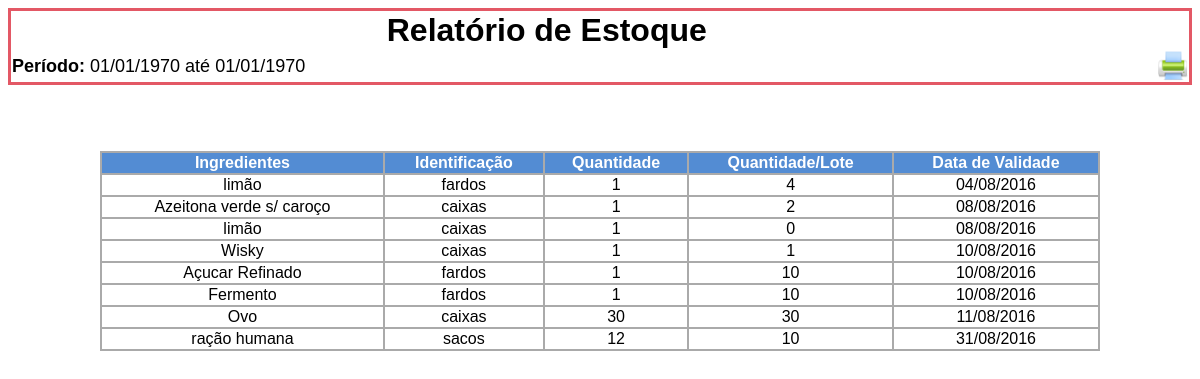
Page /relatorios/relatorio_estoque.php on the committed database.
### tables this page shows
CREATE TABLE IF NOT EXISTS `novacompra` (
  `cod_novacompra` int(11) NOT NULL AUTO_INCREMENT,
  `nome` varchar(30) NOT NULL,
  `quantidade` int(10) NOT NULL,
  `data_entrada` date NOT NULL,
  `data_validade` date NOT NULL,
  `preco` decimal(10,2) NOT NULL,
  `cod_ingrediente` int(11) NOT NULL,
  `quantidade_total` int(11) NOT NULL,
  `qtd` int(11) NOT NULL,
  `cod_unidademedida` int(11) NOT NULL,
  `tipo_entrada` int(11) NOT NULL DEFAULT '0',
  PRIMARY KEY (`cod_novacompra`),
  UNIQUE KEY `unq_cod_novacompra` (`cod_novacompra`),
  UNIQUE KEY `novacompra_ibfk_1` (`cod_novacompra`),
  UNIQUE KEY `cod_novacompra` (`cod_novacompra`),
  UNIQUE KEY `fk_cod_novacompra` (`cod_novacompra`),
  UNIQUE KEY `fk_cod_novacompraa` (`cod_novacompra`),
  UNIQUE KEY `fk_codnovacompraa` (`cod_novacompra`),
  UNIQUE KEY `fk_codigo_novacompra` (`cod_novacompra`),
  KEY `cod_tipoingrediente` (`cod_ingrediente`)
);

CREATE TABLE IF NOT EXISTS `ingrediente` (
  `cod_ingrediente` int(11) NOT NULL AUTO_INCREMENT,
  `nome` varchar(50) NOT NULL,
  `cod_unidademedida` int(11) NOT NULL,
  `valorunitario` decimal(10,2) NOT NULL,
  PRIMARY KEY (`cod_ingrediente`),
  KEY `cod_unidademedida` (`cod_unidademedida`)
);

### relatorios/relatorio_estoque.php (the view, shortened to what this page needs)
<?php
$data_1 = $_POST['data_1'];
$data_2 = $_POST['data_2'];
$data_1_formt = strtotime($data_1);
$data_2_formt = strtotime($data_2);
?>
<HTML>
<HEAD>
<link rel="stylesheet" type="text/css" href="../css/legenda.css" />
</HEAD>
<BODY scroll=yes>
<table cellspacing=0 align=center width=100% bordercolor="#E35865">
    <tr align="center" color=#E35865>
        <td cellpadding=5>
            <font size=6><b>Relatório de Estoque</b></font>
        </td>
    </tr>
    <tr align=left>
        <td cellpadding=5>
            <font size=4><b>Período: </b> <?php echo date('d/m/Y',$data_1_formt); ?> até <?php echo date('d/m/Y',$data_2_formt); ?></font>
        </td>
        <td cellpadding=5 align="right">
            <img src="../css/img/print_printer.png" onclick="imprimir()" style="width: 30px" class="botao">
        </td>
    </tr>
</table>
<BR>
<BR>
<BR>
<table cellspacing=0 align=center width='1000' border='1' bordercolor='#AAAAAA'>
<TR>
    <TH>Ingredientes</TH>
    <TH>Identificação</TH>
    <TH>Quantidade</TH>
    <TH>Quantidade/Lote</TH>
    <TH>Data de Validade</TH>
</TR>
<?php
    $pdo = Database::connect();
    $sql = "SELECT novacompra.*, DATE_FORMAT(novacompra.data_validade,'%d/%m/%Y') as data_validade_fmt,ingrediente.nome as ingrediente FROM novacompra
        inner join ingrediente on novacompra.cod_ingrediente=ingrediente.cod_ingrediente ";
    foreach ($pdo->query($sql) as $row) {
        echo '<tr>';
        echo '<td align="center"> '. $row['ingrediente'] . '</td>';
        echo '<td align="center"> '. $row['nome']. '</td>';
        echo '<td align="center"> '.$row['quantidade']. '</td>';
        echo '<td align="center"> '.$row['quantidade_total']. '</td>';
        echo '<td align="center"> '.$row['data_validade_fmt']. '</td>';
        echo '</tr>';
    }
    ?>
</TABLE>
</BODY>
</HTML>

### relatorios/relatorio_estoque.php (style rules this page uses)
BODY { font-size: 14pt; -webkit-print-color-adjust: exact; }
Table { font-family: sans-serif; font-size:12pt; }
TH { background-color: #538CD3; color: #FFF; }
.botao { display: none; }

### rows in the picture
novacompra: cod_ingrediente.nome "limão", nome "fardos", quantidade "1", quantidade_total "4", data_validade_fmt "04/08/2016"
novacompra: cod_ingrediente.nome "Azeitona verde s/ caroço", nome "caixas", quantidade "1", quantidade_total "2", data_validade_fmt "08/08/2016"
novacompra: cod_ingrediente.nome "limão", nome "caixas", quantidade "1", quantidade_total "0", data_validade_fmt "08/08/2016"
novacompra: cod_ingrediente.nome "Wisky", nome "caixas", quantidade "1", quantidade_total "1", data_validade_fmt "10/08/2016"
novacompra: cod_ingrediente.nome "Açucar Refinado", nome "fardos", quantidade "1", quantidade_total "10", data_validade_fmt "10/08/2016"
novacompra: cod_ingrediente.nome "Fermento", nome "fardos", quantidade "1", quantidade_total "10", data_validade_fmt "10/08/2016"
novacompra: cod_ingrediente.nome "Ovo", nome "caixas", quantidade "30", quantidade_total "30", data_validade_fmt "11/08/2016"
novacompra: cod_ingrediente.nome "ração humana", nome "sacos", quantidade "12", quantidade_total "10", data_validade_fmt "31/08/2016"

### other values in the picture
date('d/m/Y',$data_1_formt) "01/01/1970"
date('d/m/Y',$data_2_formt) "01/01/1970"
